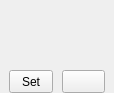
<?xml version="1.0" encoding="UTF-8"?>
<ui version="4.0">
 <class>AxesCurvesProfiles</class>
 <widget class="QWidget" name="AxesCurvesProfiles">
  <property name="geometry">
   <rect>
    <x>0</x>
    <y>0</y>
    <width>114</width>
    <height>93</height>
   </rect>
  </property>
  <property name="windowTitle">
   <string>Form</string>
  </property>
  <layout class="QVBoxLayout" name="verticalLayout" stretch="1,0">
   <property name="spacing">
    <number>0</number>
   </property>
   <property name="leftMargin">
    <number>0</number>
   </property>
   <property name="topMargin">
    <number>0</number>
   </property>
   <property name="rightMargin">
    <number>0</number>
   </property>
   <property name="bottomMargin">
    <number>0</number>
   </property>
   <item>
    <widget class="AxesCurvesButton" name="widget_Curve" native="true"/>
   </item>
   <item>
    <layout class="QHBoxLayout" name="layoutH">
     <property name="spacing">
      <number>9</number>
     </property>
     <property name="leftMargin">
      <number>9</number>
     </property>
     <property name="rightMargin">
      <number>9</number>
     </property>
     <item>
      <widget class="QToolButton" name="toolButton_Set">
       <property name="sizePolicy">
        <sizepolicy hsizetype="Preferred" vsizetype="Preferred">
         <horstretch>0</horstretch>
         <verstretch>0</verstretch>
        </sizepolicy>
       </property>
       <property name="text">
        <string>Set</string>
       </property>
      </widget>
     </item>
     <item>
      <widget class="QToolButton" name="toolButton_Reset">
       <property name="sizePolicy">
        <sizepolicy hsizetype="Preferred" vsizetype="Preferred">
         <horstretch>0</horstretch>
         <verstretch>0</verstretch>
        </sizepolicy>
       </property>
       <property name="icon">
        <iconset resource="../../resources.qrc">
         <normaloff>:/Images/reset.png</normaloff>:/Images/reset.png</iconset>
       </property>
      </widget>
     </item>
    </layout>
   </item>
  </layout>
 </widget>
 <customwidgets>
  <customwidget>
   <class>AxesCurvesButton</class>
   <extends>QWidget</extends>
   <header>axescurvesbutton.h</header>
   <container>1</container>
  </customwidget>
 </customwidgets>
 <resources>
  <include location="../../resources.qrc"/>
 </resources>
 <connections/>
</ui>
